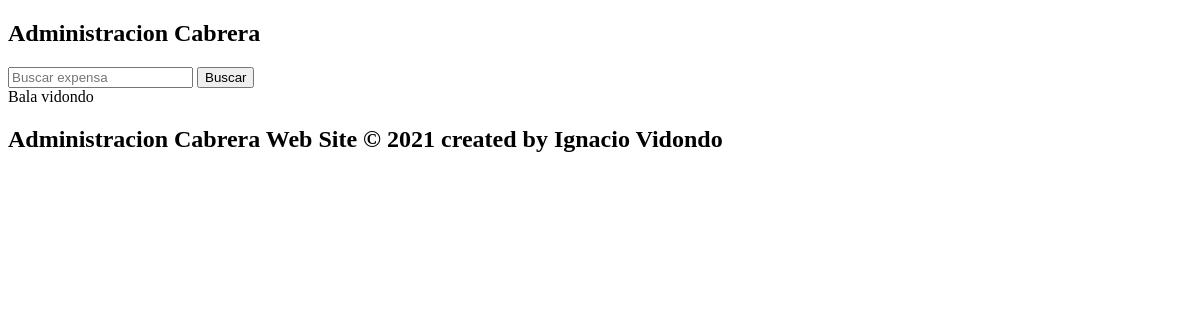
The app's page /, older data.
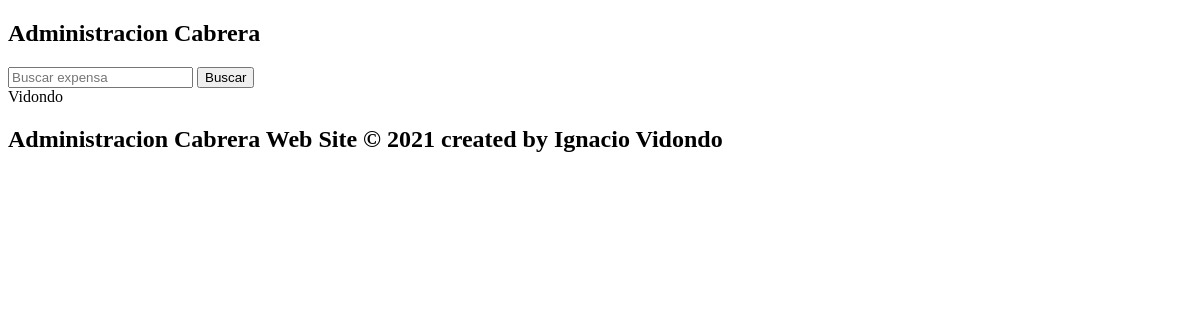
The same page, newer data.
### Admin/models.py (models this page shows, shortened)
class Apartament(models.Model):
    id = models.AutoField(primary_key=True)
    code = models.CharField(max_length=200,unique=True, verbose_name="Codigo")
    ph = models.CharField(max_length=50, verbose_name="PH")
    address = models.CharField(max_length=200,verbose_name="Numeracion")
    average = models.FloatField(verbose_name="Porcentaje Correspondiente")
    balance_due = models.FloatField(verbose_name="Deuda")
    building = models.ForeignKey(Building, verbose_name="Edificio",
                                 on_delete=models.CASCADE)
    owner = models.ForeignKey(
        Homeowner, on_delete=models.CASCADE, verbose_name="Dueño")
    class Meta:
        verbose_name ="Departamento"
        verbose_name_plural ="Departamentos"

### Homeowners/models.py (models this page shows)
class Homeowner(models.Model):
    id = models.AutoField(primary_key=True)
    name = models.CharField(max_length=200, verbose_name="Nombre")
    surname = models.CharField(max_length=200, verbose_name="Apellido")
    phone = models.CharField(max_length=200, verbose_name="Telefono", blank=True, null=True)
    email = models.EmailField(default="abc@gmail.com", blank=True, null=True)
    class Meta:
        verbose_name = "Dueño"
        verbose_name_plural = "Dueños"
    def __str__(self):
       return self.surname

### Main/views.py (the view)
# urls.py: path('', views.index, name='index'),
def index(request):
    queryset = request.GET.get("Buscar expensa")
    print(queryset)
    apartament = Apartament.objects.all()
    if queryset:
        apartament = Apartament.objects.filter(
                Q(code__icontains=queryset)
            )
    return render(request,'index.html',{'apartament':apartament})

### Main/templates/index.html (shortened to what this page needs)
{% extends 'base.html' %}
{% block content %}
        <div>
            <form method ="GET">
                    <div>
                        <input type="text" class="form-control" name="Buscar expensa" placeholder="Buscar expensa">
                        <span class="input-group-list">
                            <button type="submit" class="boton btn-succes">Buscar</button>
                        </span>
                    </div>
            </form>
        </div>
<div>
   {% for aparta in apartament %}
   {{ aparta.owner}}
   {%  endfor %}
</div>
{% endblock %}

Row changes from the older to the newer data that the page shows:
removed Apartament: owner "vidondo"
changed Apartament: owner "Bala" → "Vidondo"
